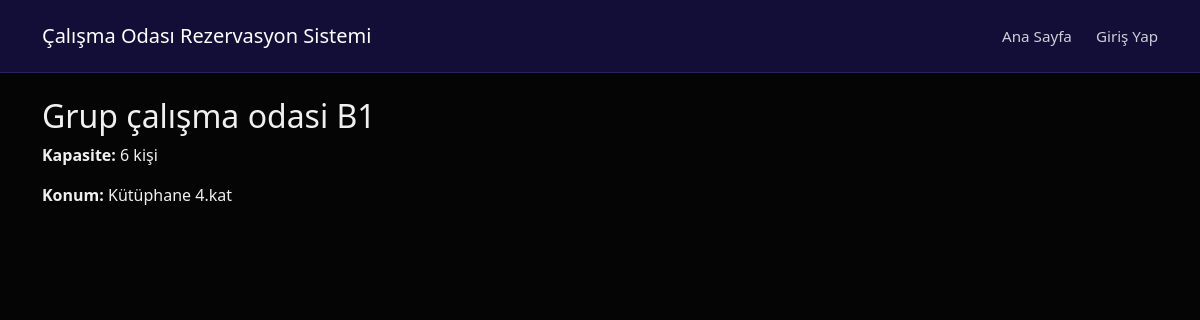
The app's page /rooms/2/ with its own data.
### rooms/models.py (models this page shows, shortened)
class Room(models.Model):
    name = models.CharField(max_length=100, verbose_name="Oda Adı")
    slug = models.SlugField(unique=True, blank=True, null=True)
    capacity = models.PositiveIntegerField(verbose_name="Kapasite")
    location = models.CharField(max_length=200, verbose_name="Konum", blank=True)
    is_active = models.BooleanField(default=True, verbose_name="Aktif mi?")

### rooms/views.py (the view)
# urls.py: path('<int:pk>/', views.room_detail, name='detail'),
def room_detail(request, pk):
    room = Room.objects.get(pk=pk)
    return render(request, 'detail.html', {'room': room})

### rooms/templates/detail.html (shortened to what this page needs)
{% extends "base.html" %}
{% block content %}
  <h2>{{ room.name }}</h2>
  <p><strong>Kapasite:</strong> {{ room.capacity }} kişi</p>
  <p><strong>Konum:</strong> {{ room.location }}</p>
{% endblock %}

### calismaodasi/static/css/styles.css (style rules this page uses)
.dark-theme { background-color: #050505; color: #f0f0f0; min-height: 100vh; }

### records on screen
Room: name "Grup çalışma odasi B1", capacity "6", location "Kütüphane 4.kat"
